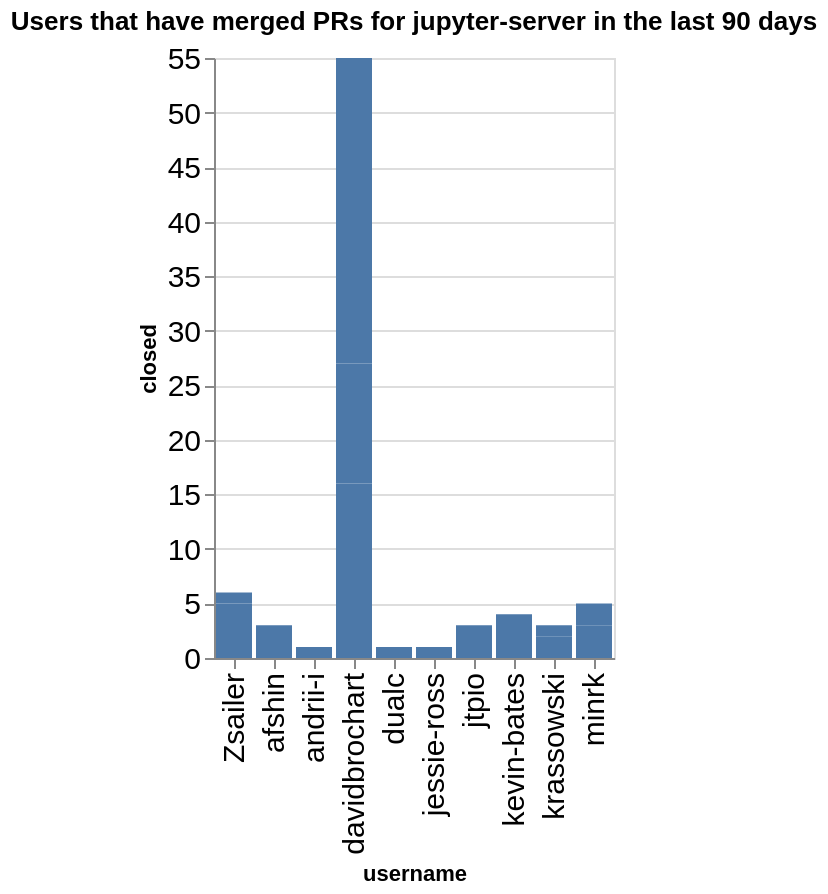

The notebook cell this image was saved under:
### Code cell
charts = []
title = f"Users that have merged PRs for {github_org} in the last {n_days} days"
ch = alt.Chart(data=closed_by_repo.replace(np.nan, 0), title=title).mark_bar().encode(
    x='username',
    y='closed',
)
ch

### Figure 1 — Vega-Lite specification as saved in the notebook (floating-point values rounded to 4 significant figures)
{"config": {"axisLeft": {"labelFontSize": 15}, "axisBottom": {"labelFontSize": 15}}, "data": {"name": "data-fd73e4de9ed57be9020cf0ce9c0df347"}, "mark": {"type": "bar"}, "encoding": {"x": {"field": "username", "type": "nominal"}, "y": {"field": "closed", "type": "quantitative"}}, "title": "Users that have merged PRs for jupyter-server in the last 90 days", "$schema": "https://vega.github.io/schema/vega-lite/v5.20.1.json", "datasets": {"data-fd73e4de9ed57be9020cf0ce9c0df347": [{"name": "fps", "username": "davidbrochart", "closed": 16}, {"name": "gateway_provisioners", "username": "kevin-bates", "closed": 4}, {"name": "jupyter-scheduler", "username": "andrii-i", "closed": 1}, {"name": "jupyter_releaser", "username": "jtpio", "closed": 3}, {"name": "jupyter_releaser", "username": "krassowski", "closed": 2}, {"name": "jupyter_server", "username": "Zsailer", "closed": 5}, {"name": "jupyter_server", "username": "afshin", "closed": 3}, {"name": "jupyter_server", "username": "dualc", "closed": 1}, {"name": "jupyter_server", "username": "jessie-ross", "closed": 1}, {"name": "jupyter_server", "username": "minrk", "closed": 3}, {"name": "jupyter_server_terminals", "username": "Zsailer", "closed": 1}, {"name": "jupyter_ydoc", "username": "davidbrochart", "closed": 11}, {"name": "jupyter_ydoc", "username": "krassowski", "closed": 1}, {"name": "jupyverse", "username": "davidbrochart", "closed": 28}, {"name": "pytest-jupyter", "username": "minrk", "closed": 2}]}}
